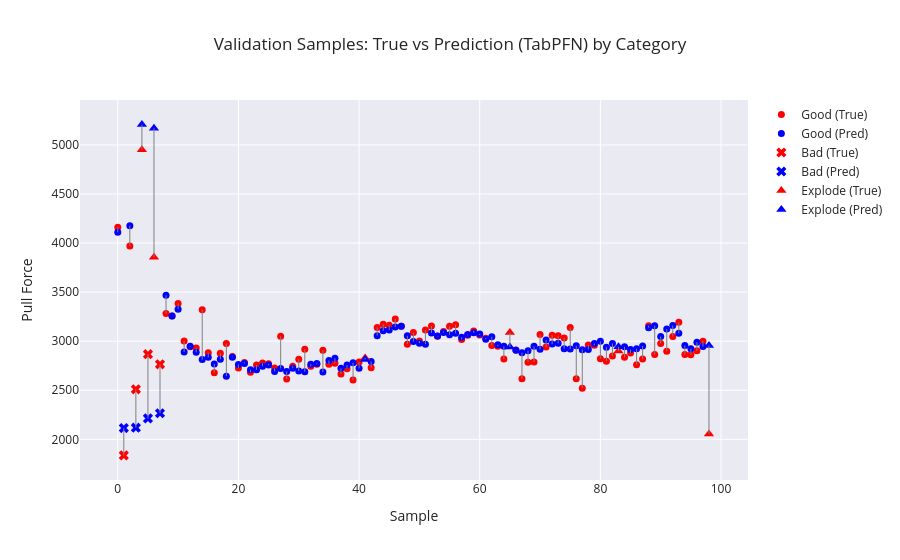

The notebook cell this image was saved under:
### Markdown cell above
# Check Validation Data

### Code cell
# Category array (must be aligned with y_dev)
categories = dev_df.groupby("Sample ID")["Category"].first().values

plot_visualizer(
    true_vals=y_dev_Regressor,
    pred_vals=final_pred,
    categories=categories,
    title=f"Validation Samples: True vs Prediction (TabPFN) by Category"
)

### Figure 1 — Plotly figure (JSON) as saved in the notebook; plotly's stock layout.template omitted (floating-point values rounded to 4 significant figures)
{"data": [{"marker": {"color": "red", "size": 7, "symbol": "circle"}, "mode": "markers", "name": "Good (True)", "type": "scatter", "x": [0, 2, 8, 9, 10, 11, 12, 13, 14, 15, 16, 17, 18, 19, 20, 21, 22, 23, 24, 25, 26, 27, 28, 29, 30, 31, 32, 33, 34, 35, 36, 37, 38, 39, 40, 42, 43, 44, 45, 46, 47, 48, 49, 50, 51, 52, 53, 54, 55, 56, 57, 58, 59, 60, 61, 62, 63, 64, 66, 67, 68, 69, 70, 71, 72, 73, 74, 75, 76, 77, 78, 79, 80, 81, 82, 84, 85, 86, 87, 88, 89, 90, 91, 92, 93, 94, 95, 96, 97], "y": [4161.0, 3970.0, 3281.0, 3256.0, 3385.0, 3002.0, 2944.0, 2932.0, 3321.0, 2882.0, 2679.0, 2877.0, 2976.0, 2843.0, 2727.0, 2784.0, 2683.0, 2758.0, 2778.0, 2770.0, 2726.0, 3052.0, 2614.0, 2744.0, 2816.0, 2919.0, 2744.0, 2765.0, 2909.0, 2766.0, 2775.0, 2665.0, 2720.0, 2604.0, 2787.0, 2730.0, 3141.0, 3173.0, 3163.0, 3227.0, 3152.0, 2970.0, 3089.0, 3002.0, 3113.0, 3156.0, 3051.0, 3099.0, 3153.0, 3169.0, 3017.0, 3061.0, 3105.0, 3062.0, 3031.0, 2956.0, 2948.0, 2818.0, 2910.0, 2617.0, 2787.0, 2788.0, 3070.0, 2940.0, 3061.0, 3054.0, 3033.0, 3139.0, 2617.0, 2522.0, 2961.0, 2958.0, 2821.0, 2796.0, 2849.0, 2837.0, 2880.0, 2760.0, 2818.0, 3159.0, 2864.0, 2977.0, 2898.0, 3048.0, 3193.0, 2866.0, 2861.0, 2903.0, 3001.0]}, {"marker": {"color": "blue", "size": 7, "symbol": "circle"}, "mode": "markers", "name": "Good (Pred)", "type": "scatter", "x": [0, 2, 8, 9, 10, 11, 12, 13, 14, 15, 16, 17, 18, 19, 20, 21, 22, 23, 24, 25, 26, 27, 28, 29, 30, 31, 32, 33, 34, 35, 36, 37, 38, 39, 40, 42, 43, 44, 45, 46, 47, 48, 49, 50, 51, 52, 53, 54, 55, 56, 57, 58, 59, 60, 61, 62, 63, 64, 66, 67, 68, 69, 70, 71, 72, 73, 74, 75, 76, 77, 78, 79, 80, 81, 82, 84, 85, 86, 87, 88, 89, 90, 91, 92, 93, 94, 95, 96, 97], "y": [4110.0, 4177.0, 3468.0, 3257.0, 3326.0, 2891.0, 2949.0, 2888.0, 2812.0, 2836.0, 2768.0, 2817.0, 2644.0, 2837.0, 2762.0, 2773.0, 2709.0, 2708.0, 2744.0, 2756.0, 2692.0, 2722.0, 2692.0, 2725.0, 2696.0, 2689.0, 2765.0, 2773.0, 2686.0, 2803.0, 2826.0, 2723.0, 2758.0, 2780.0, 2724.0, 2792.0, 3056.0, 3105.0, 3115.0, 3144.0, 3151.0, 3056.0, 2996.0, 2980.0, 2970.0, 3084.0, 3053.0, 3088.0, 3066.0, 3080.0, 3039.0, 3068.0, 3085.0, 3074.0, 3020.0, 3046.0, 2965.0, 2948.0, 2908.0, 2883.0, 2903.0, 2947.0, 2917.0, 3011.0, 2971.0, 2978.0, 2924.0, 2920.0, 2953.0, 2913.0, 2916.0, 2976.0, 2998.0, 2939.0, 2977.0, 2943.0, 2914.0, 2924.0, 2951.0, 3138.0, 3157.0, 3048.0, 3124.0, 3159.0, 3081.0, 2955.0, 2924.0, 2989.0, 2945.0]}, {"marker": {"color": "red", "size": 9, "symbol": "x"}, "mode": "markers", "name": "Bad (True)", "type": "scatter", "x": [1, 3, 5, 7], "y": [1836.0, 2510.0, 2867.0, 2764.0]}, {"marker": {"color": "blue", "size": 9, "symbol": "x"}, "mode": "markers", "name": "Bad (Pred)", "type": "scatter", "x": [1, 3, 5, 7], "y": [2115.0, 2118.0, 2213.0, 2266.0]}, {"marker": {"color": "red", "size": 9, "symbol": "triangle-up"}, "mode": "markers", "name": "Explode (True)", "type": "scatter", "x": [4, 6, 41, 65, 83, 98], "y": [4952.0, 3856.0, 2830.0, 3089.0, 2899.0, 2054.0]}, {"marker": {"color": "blue", "size": 9, "symbol": "triangle-up"}, "mode": "markers", "name": "Explode (Pred)", "type": "scatter", "x": [4, 6, 41, 65, 83, 98], "y": [5207.0, 5171.0, 2814.0, 2941.0, 2942.0, 2957.0]}, {"line": {"color": "gray", "width": 1}, "mode": "lines", "showlegend": false, "type": "scatter", "x": [0, 0], "y": [4161.0, 4110.0]}, {"line": {"color": "gray", "width": 1}, "mode": "lines", "showlegend": false, "type": "scatter", "x": [1, 1], "y": [1836.0, 2115.0]}, {"line": {"color": "gray", "width": 1}, "mode": "lines", "showlegend": false, "type": "scatter", "x": [2, 2], "y": [3970.0, 4177.0]}, {"line": {"color": "gray", "width": 1}, "mode": "lines", "showlegend": false, "type": "scatter", "x": [3, 3], "y": [2510.0, 2118.0]}, {"line": {"color": "gray", "width": 1}, "mode": "lines", "showlegend": false, "type": "scatter", "x": [4, 4], "y": [4952, 5207.0]}, {"line": {"color": "gray", "width": 1}, "mode": "lines", "showlegend": false, "type": "scatter", "x": [5, 5], "y": [2867.0, 2213.0]}, {"line": {"color": "gray", "width": 1}, "mode": "lines", "showlegend": false, "type": "scatter", "x": [6, 6], "y": [3856.0, 5171.0]}, {"line": {"color": "gray", "width": 1}, "mode": "lines", "showlegend": false, "type": "scatter", "x": [7, 7], "y": [2764.0, 2266.0]}, {"line": {"color": "gray", "width": 1}, "mode": "lines", "showlegend": false, "type": "scatter", "x": [8, 8], "y": [3281.0, 3468.0]}, {"line": {"color": "gray", "width": 1}, "mode": "lines", "showlegend": false, "type": "scatter", "x": [9, 9], "y": [3256.0, 3257.0]}, {"line": {"color": "gray", "width": 1}, "mode": "lines", "showlegend": false, "type": "scatter", "x": [10, 10], "y": [3385.0, 3326.0]}, {"line": {"color": "gray", "width": 1}, "mode": "lines", "showlegend": false, "type": "scatter", "x": [11, 11], "y": [3002.0, 2891.0]}, {"line": {"color": "gray", "width": 1}, "mode": "lines", "showlegend": false, "type": "scatter", "x": [12, 12], "y": [2944.0, 2949.0]}, {"line": {"color": "gray", "width": 1}, "mode": "lines", "showlegend": false, "type": "scatter", "x": [13, 13], "y": [2932.0, 2888.0]}, {"line": {"color": "gray", "width": 1}, "mode": "lines", "showlegend": false, "type": "scatter", "x": [14, 14], "y": [3321.0, 2812.0]}, {"line": {"color": "gray", "width": 1}, "mode": "lines", "showlegend": false, "type": "scatter", "x": [15, 15], "y": [2882.0, 2836.0]}, {"line": {"color": "gray", "width": 1}, "mode": "lines", "showlegend": false, "type": "scatter", "x": [16, 16], "y": [2679.0, 2768.0]}, {"line": {"color": "gray", "width": 1}, "mode": "lines", "showlegend": false, "type": "scatter", "x": [17, 17], "y": [2877.0, 2817.0]}, {"line": {"color": "gray", "width": 1}, "mode": "lines", "showlegend": false, "type": "scatter", "x": [18, 18], "y": [2976.0, 2644.0]}, {"line": {"color": "gray", "width": 1}, "mode": "lines", "showlegend": false, "type": "scatter", "x": [19, 19], "y": [2843.0, 2837.0]}, {"line": {"color": "gray", "width": 1}, "mode": "lines", "showlegend": false, "type": "scatter", "x": [20, 20], "y": [2727.0, 2762.0]}, {"line": {"color": "gray", "width": 1}, "mode": "lines", "showlegend": false, "type": "scatter", "x": [21, 21], "y": [2784.0, 2773.0]}, {"line": {"color": "gray", "width": 1}, "mode": "lines", "showlegend": false, "type": "scatter", "x": [22, 22], "y": [2683.0, 2709.0]}, {"line": {"color": "gray", "width": 1}, "mode": "lines", "showlegend": false, "type": "scatter", "x": [23, 23], "y": [2758.0, 2708.0]}, {"line": {"color": "gray", "width": 1}, "mode": "lines", "showlegend": false, "type": "scatter", "x": [24, 24], "y": [2778.0, 2744.0]}, {"line": {"color": "gray", "width": 1}, "mode": "lines", "showlegend": false, "type": "scatter", "x": [25, 25], "y": [2770, 2756.0]}, {"line": {"color": "gray", "width": 1}, "mode": "lines", "showlegend": false, "type": "scatter", "x": [26, 26], "y": [2726.0, 2692.0]}, {"line": {"color": "gray", "width": 1}, "mode": "lines", "showlegend": false, "type": "scatter", "x": [27, 27], "y": [3052.0, 2722.0]}, {"line": {"color": "gray", "width": 1}, "mode": "lines", "showlegend": false, "type": "scatter", "x": [28, 28], "y": [2614.0, 2692.0]}, {"line": {"color": "gray", "width": 1}, "mode": "lines", "showlegend": false, "type": "scatter", "x": [29, 29], "y": [2744.0, 2725.0]}, {"line": {"color": "gray", "width": 1}, "mode": "lines", "showlegend": false, "type": "scatter", "x": [30, 30], "y": [2816.0, 2696.0]}, {"line": {"color": "gray", "width": 1}, "mode": "lines", "showlegend": false, "type": "scatter", "x": [31, 31], "y": [2919.0, 2689.0]}, {"line": {"color": "gray", "width": 1}, "mode": "lines", "showlegend": false, "type": "scatter", "x": [32, 32], "y": [2744.0, 2765.0]}, {"line": {"color": "gray", "width": 1}, "mode": "lines", "showlegend": false, "type": "scatter", "x": [33, 33], "y": [2765, 2773.0]}, {"line": {"color": "gray", "width": 1}, "mode": "lines", "showlegend": false, "type": "scatter", "x": [34, 34], "y": [2909.0, 2686.0]}, {"line": {"color": "gray", "width": 1}, "mode": "lines", "showlegend": false, "type": "scatter", "x": [35, 35], "y": [2766.0, 2803.0]}, {"line": {"color": "gray", "width": 1}, "mode": "lines", "showlegend": false, "type": "scatter", "x": [36, 36], "y": [2775.0, 2826.0]}, {"line": {"color": "gray", "width": 1}, "mode": "lines", "showlegend": false, "type": "scatter", "x": [37, 37], "y": [2665.0, 2723.0]}, {"line": {"color": "gray", "width": 1}, "mode": "lines", "showlegend": false, "type": "scatter", "x": [38, 38], "y": [2720.0, 2758.0]}, {"line": {"color": "gray", "width": 1}, "mode": "lines", "showlegend": false, "type": "scatter", "x": [39, 39], "y": [2604.0, 2780.0]}, {"line": {"color": "gray", "width": 1}, "mode": "lines", "showlegend": false, "type": "scatter", "x": [40, 40], "y": [2787.0, 2724.0]}, {"line": {"color": "gray", "width": 1}, "mode": "lines", "showlegend": false, "type": "scatter", "x": [41, 41], "y": [2830.0, 2814.0]}, {"line": {"color": "gray", "width": 1}, "mode": "lines", "showlegend": false, "type": "scatter", "x": [42, 42], "y": [2730.0, 2792.0]}, {"line": {"color": "gray", "width": 1}, "mode": "lines", "showlegend": false, "type": "scatter", "x": [43, 43], "y": [3141.0, 3056.0]}, {"line": {"color": "gray", "width": 1}, "mode": "lines", "showlegend": false, "type": "scatter", "x": [44, 44], "y": [3173.0, 3105.0]}, {"line": {"color": "gray", "width": 1}, "mode": "lines", "showlegend": false, "type": "scatter", "x": [45, 45], "y": [3163.0, 3115.0]}, {"line": {"color": "gray", "width": 1}, "mode": "lines", "showlegend": false, "type": "scatter", "x": [46, 46], "y": [3227.0, 3144.0]}, {"line": {"color": "gray", "width": 1}, "mode": "lines", "showlegend": false, "type": "scatter", "x": [47, 47], "y": [3152, 3151.0]}, {"line": {"color": "gray", "width": 1}, "mode": "lines", "showlegend": false, "type": "scatter", "x": [48, 48], "y": [2970.0, 3056.0]}, {"line": {"color": "gray", "width": 1}, "mode": "lines", "showlegend": false, "type": "scatter", "x": [49, 49], "y": [3089.0, 2996.0]}, {"line": {"color": "gray", "width": 1}, "mode": "lines", "showlegend": false, "type": "scatter", "x": [50, 50], "y": [3002.0, 2980.0]}, {"line": {"color": "gray", "width": 1}, "mode": "lines", "showlegend": false, "type": "scatter", "x": [51, 51], "y": [3113.0, 2970.0]}, {"line": {"color": "gray", "width": 1}, "mode": "lines", "showlegend": false, "type": "scatter", "x": [52, 52], "y": [3156.0, 3084.0]}, {"line": {"color": "gray", "width": 1}, "mode": "lines", "showlegend": false, "type": "scatter", "x": [53, 53], "y": [3051.0, 3053.0]}, {"line": {"color": "gray", "width": 1}, "mode": "lines", "showlegend": false, "type": "scatter", "x": [54, 54], "y": [3099.0, 3088.0]}, {"line": {"color": "gray", "width": 1}, "mode": "lines", "showlegend": false, "type": "scatter", "x": [55, 55], "y": [3153.0, 3066.0]}, {"line": {"color": "gray", "width": 1}, "mode": "lines", "showlegend": false, "type": "scatter", "x": [56, 56], "y": [3169.0, 3080.0]}, {"line": {"color": "gray", "width": 1}, "mode": "lines", "showlegend": false, "type": "scatter", "x": [57, 57], "y": [3017.0, 3039.0]}, {"line": {"color": "gray", "width": 1}, "mode": "lines", "showlegend": false, "type": "scatter", "x": [58, 58], "y": [3061.0, 3068.0]}, {"line": {"color": "gray", "width": 1}, "mode": "lines", "showlegend": false, "type": "scatter", "x": [59, 59], "y": [3105.0, 3085.0]}, {"line": {"color": "gray", "width": 1}, "mode": "lines", "showlegend": false, "type": "scatter", "x": [60, 60], "y": [3062.0, 3074.0]}, {"line": {"color": "gray", "width": 1}, "mode": "lines", "showlegend": false, "type": "scatter", "x": [61, 61], "y": [3031.0, 3020.0]}, {"line": {"color": "gray", "width": 1}, "mode": "lines", "showlegend": false, "type": "scatter", "x": [62, 62], "y": [2956.0, 3046.0]}, {"line": {"color": "gray", "width": 1}, "mode": "lines", "showlegend": false, "type": "scatter", "x": [63, 63], "y": [2948, 2965.0]}, {"line": {"color": "gray", "width": 1}, "mode": "lines", "showlegend": false, "type": "scatter", "x": [64, 64], "y": [2818.0, 2948.0]}, {"line": {"color": "gray", "width": 1}, "mode": "lines", "showlegend": false, "type": "scatter", "x": [65, 65], "y": [3089.0, 2941.0]}, {"line": {"color": "gray", "width": 1}, "mode": "lines", "showlegend": false, "type": "scatter", "x": [66, 66], "y": [2910.0, 2908.0]}, {"line": {"color": "gray", "width": 1}, "mode": "lines", "showlegend": false, "type": "scatter", "x": [67, 67], "y": [2617.0, 2883.0]}, {"line": {"color": "gray", "width": 1}, "mode": "lines", "showlegend": false, "type": "scatter", "x": [68, 68], "y": [2787.0, 2903.0]}, {"line": {"color": "gray", "width": 1}, "mode": "lines", "showlegend": false, "type": "scatter", "x": [69, 69], "y": [2788.0, 2947.0]}, {"line": {"color": "gray", "width": 1}, "mode": "lines", "showlegend": false, "type": "scatter", "x": [70, 70], "y": [3070.0, 2917.0]}, {"line": {"color": "gray", "width": 1}, "mode": "lines", "showlegend": false, "type": "scatter", "x": [71, 71], "y": [2940.0, 3011.0]}, {"line": {"color": "gray", "width": 1}, "mode": "lines", "showlegend": false, "type": "scatter", "x": [72, 72], "y": [3061.0, 2971.0]}, {"line": {"color": "gray", "width": 1}, "mode": "lines", "showlegend": false, "type": "scatter", "x": [73, 73], "y": [3054.0, 2978.0]}, {"line": {"color": "gray", "width": 1}, "mode": "lines", "showlegend": false, "type": "scatter", "x": [74, 74], "y": [3033, 2924.0]}, {"line": {"color": "gray", "width": 1}, "mode": "lines", "showlegend": false, "type": "scatter", "x": [75, 75], "y": [3139.0, 2920.0]}, {"line": {"color": "gray", "width": 1}, "mode": "lines", "showlegend": false, "type": "scatter", "x": [76, 76], "y": [2617.0, 2953.0]}, {"line": {"color": "gray", "width": 1}, "mode": "lines", "showlegend": false, "type": "scatter", "x": [77, 77], "y": [2522.0, 2913.0]}, {"line": {"color": "gray", "width": 1}, "mode": "lines", "showlegend": false, "type": "scatter", "x": [78, 78], "y": [2961.0, 2916.0]}, {"line": {"color": "gray", "width": 1}, "mode": "lines", "showlegend": false, "type": "scatter", "x": [79, 79], "y": [2958.0, 2976.0]}, {"line": {"color": "gray", "width": 1}, "mode": "lines", "showlegend": false, "type": "scatter", "x": [80, 80], "y": [2821.0, 2998.0]}, {"line": {"color": "gray", "width": 1}, "mode": "lines", "showlegend": false, "type": "scatter", "x": [81, 81], "y": [2796.0, 2939.0]}, {"line": {"color": "gray", "width": 1}, "mode": "lines", "showlegend": false, "type": "scatter", "x": [82, 82], "y": [2849.0, 2977.0]}, {"line": {"color": "gray", "width": 1}, "mode": "lines", "showlegend": false, "type": "scatter", "x": [83, 83], "y": [2899, 2942.0]}, {"line": {"color": "gray", "width": 1}, "mode": "lines", "showlegend": false, "type": "scatter", "x": [84, 84], "y": [2837.0, 2943.0]}, {"line": {"color": "gray", "width": 1}, "mode": "lines", "showlegend": false, "type": "scatter", "x": [85, 85], "y": [2880.0, 2914.0]}, {"line": {"color": "gray", "width": 1}, "mode": "lines", "showlegend": false, "type": "scatter", "x": [86, 86], "y": [2760.0, 2924.0]}, {"line": {"color": "gray", "width": 1}, "mode": "lines", "showlegend": false, "type": "scatter", "x": [87, 87], "y": [2818.0, 2951.0]}, {"line": {"color": "gray", "width": 1}, "mode": "lines", "showlegend": false, "type": "scatter", "x": [88, 88], "y": [3159.0, 3138.0]}, {"line": {"color": "gray", "width": 1}, "mode": "lines", "showlegend": false, "type": "scatter", "x": [89, 89], "y": [2864.0, 3157.0]}, {"line": {"color": "gray", "width": 1}, "mode": "lines", "showlegend": false, "type": "scatter", "x": [90, 90], "y": [2977.0, 3048.0]}, {"line": {"color": "gray", "width": 1}, "mode": "lines", "showlegend": false, "type": "scatter", "x": [91, 91], "y": [2898.0, 3124.0]}, {"line": {"color": "gray", "width": 1}, "mode": "lines", "showlegend": false, "type": "scatter", "x": [92, 92], "y": [3048.0, 3159.0]}, {"line": {"color": "gray", "width": 1}, "mode": "lines", "showlegend": false, "type": "scatter", "x": [93, 93], "y": [3193.0, 3081.0]}, {"line": {"color": "gray", "width": 1}, "mode": "lines", "showlegend": false, "type": "scatter", "x": [94, 94], "y": [2866.0, 2955.0]}, {"line": {"color": "gray", "width": 1}, "mode": "lines", "showlegend": false, "type": "scatter", "x": [95, 95], "y": [2861.0, 2924.0]}, {"line": {"color": "gray", "width": 1}, "mode": "lines", "showlegend": false, "type": "scatter", "x": [96, 96], "y": [2903.0, 2989.0]}, {"line": {"color": "gray", "width": 1}, "mode": "lines", "showlegend": false, "type": "scatter", "x": [97, 97], "y": [3001.0, 2945.0]}, {"line": {"color": "gray", "width": 1}, "mode": "lines", "showlegend": false, "type": "scatter", "x": [98, 98], "y": [2054.0, 2957.0]}], "layout": {"title": {"text": "Validation Samples: True vs Prediction (TabPFN) by Category"}, "xaxis": {"title": {"text": "Sample"}}, "yaxis": {"title": {"text": "Pull Force"}}}}
